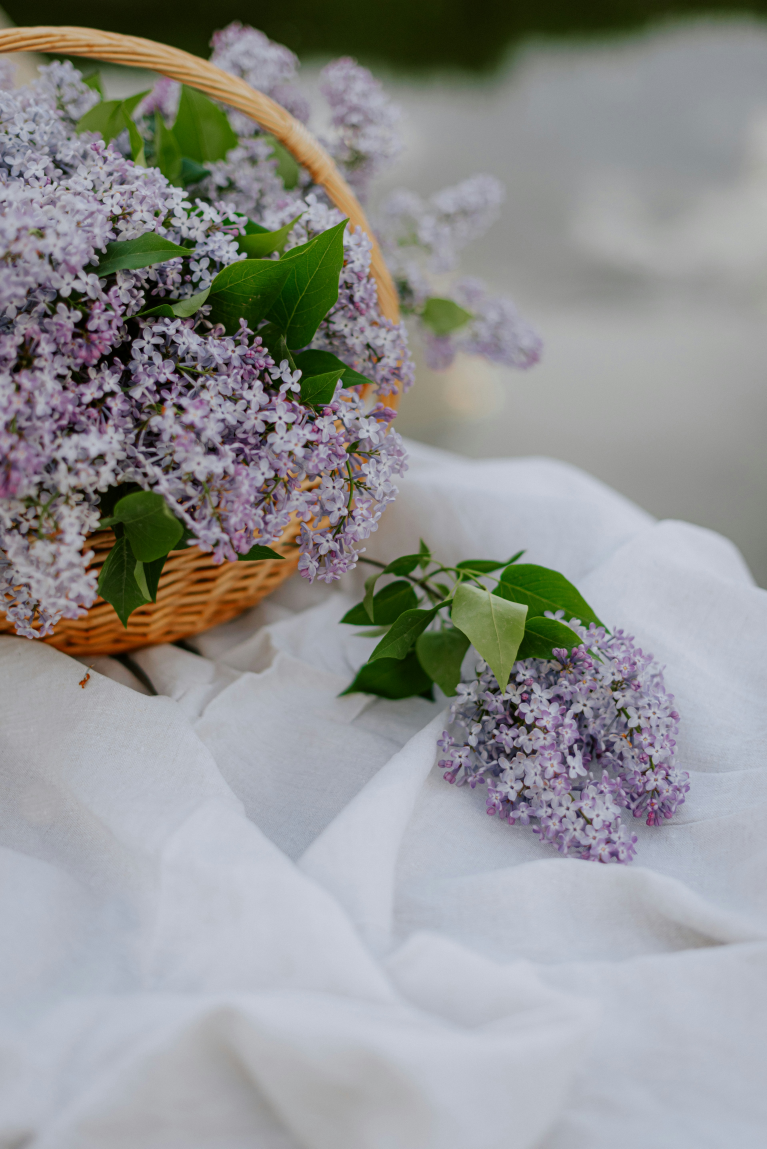
#> input picture imgs/flowers.jpg, 3834 x 5743 px, given in place of imgs, which was not available (shown at 1/5 size)
$ python turing_patterns.py
#> lines starting #> are read from the running program, lines starting #| are printed output that depends on the picture; pictures that were not available may be replaced by others from this repository, and a replacement may not be noted
import cv2 as cv
import numpy as np

# This function just reads image name as input and returns the file path
def read_path_init():
    fpath = input("Enter the image name, \n(Make sure it is in the same folder as this program) \nExample: image.jpeg or image.png: ")
#> the answer given: imgs
    return f'./imgs/{fpath}'


# this function creates our opencv image and resizes it to 600x800
def init_and_resize(fpath):
#> called with fpath = './imgs/imgs'
    img = cv.imread(fpath, 1)
#> img is the input picture: shape (5743, 3834, 3); mean B, G, R 146, 146.7, 145.9
    img = cv.resize(img, (600, 800))
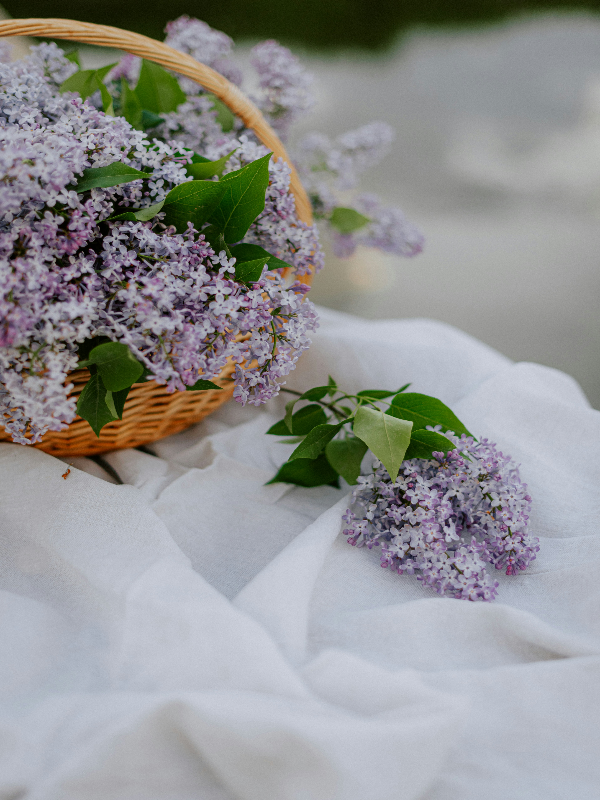
#> img: shape (800, 600, 3); mean B, G, R 145.9, 146.6, 145.8
    return img

# this function shows the image and allows you to press a key to close
def show_img(img, fpath):
    cv.imshow('TuringPatterns', img)
    cv.waitKey(0)
    cv.imwrite(f'{fpath}_turing.jpg', img)
    cv.destroyAllWindows()
    print('Image saved im imgs/')
# this function acts as our 'reaction' or our sharpening function which
# just takes the kernel as a np array and returns the sharpened image
def reaction(img):
    kernel_sharpening = np.array([[-1, -1, -1],
                                  [-1, 9, -1],
                                   [-1, -1, -1]])
    sharpened = cv.filter2D(img, -1, kernel_sharpening)
    return sharpened

# this is our 'diffusion' function or a blurring function which utilizes an
# openCV blur to blur the image
def diffusion(img):
    blurred = cv.stackBlur(img, (9,9))
    return blurred
# this is our in between function which happens in between our diffusion and reaction
# in this case it modifies the brightness and contrast
def in_between(img):
    hsv = cv.cvtColor(img, cv.COLOR_BGR2HSV)
    return hsv
# This is where our turing processing actually happens
# It takes in the image and an integer x,
# and then peforms the diffusion reaction on our image x times
def turing(img, x: int):
    #img = in_between(img)

#> called with x = 100
    for i in range(x):
        # blur and sharpen
        img = reaction(img)
        img = diffusion(img)
#> this loop made 100 passes
#> pass 1, in reaction, `sharpened = cv.filter2D(img, -1, kernel_sharpening)`:
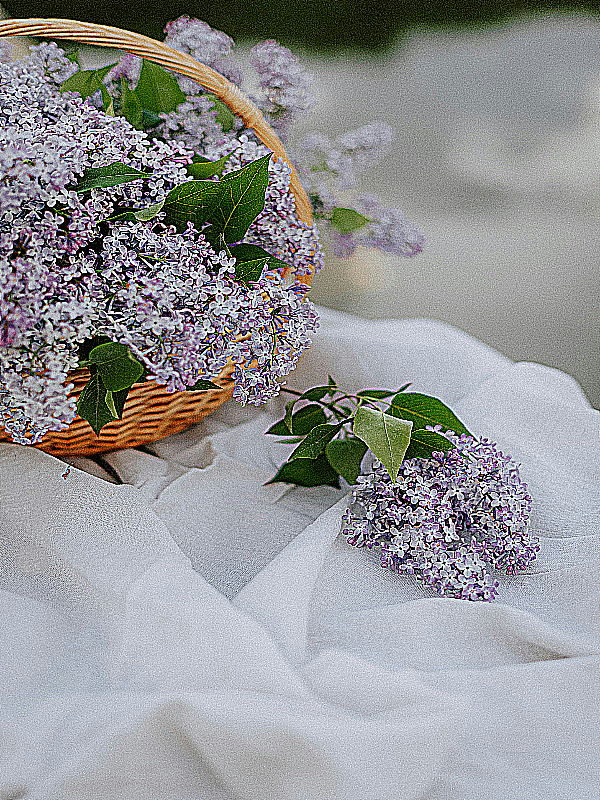
#> sharpened: shape (800, 600, 3); mean B, G, R 149.8, 149.3, 148.7
#> pass 1, in diffusion, `blurred = cv.stackBlur(img, (9,9))`:
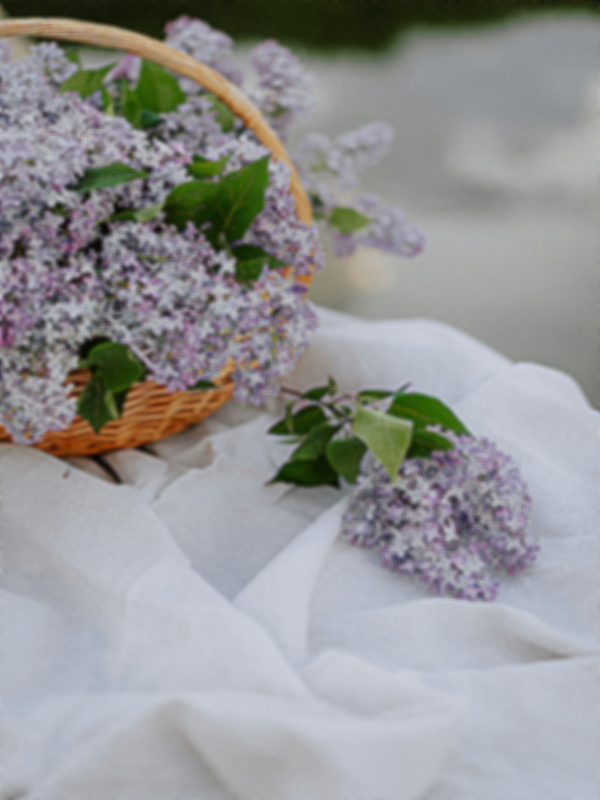
#> blurred: shape (800, 600, 3); mean B, G, R 149.1, 148.5, 147.9
#> pass 2, in reaction (call 2), `sharpened = cv.filter2D(img, -1, kernel_sharpening)`:
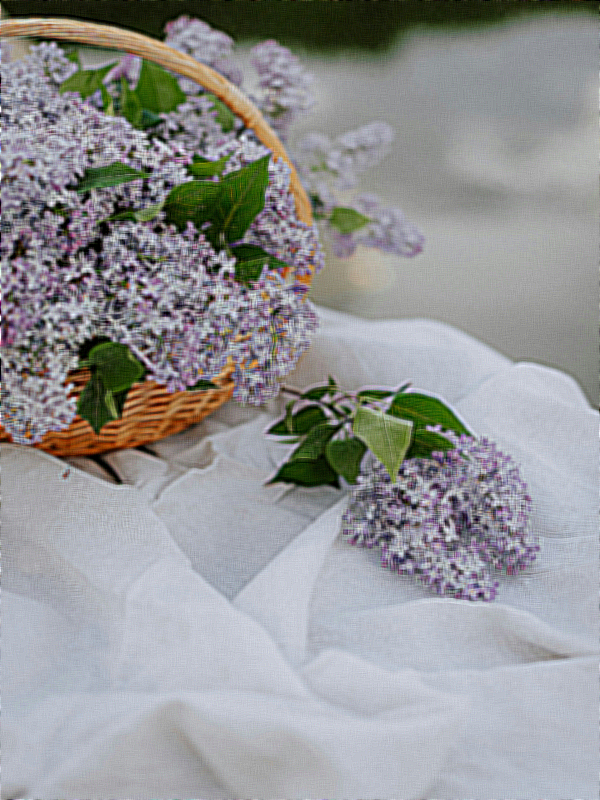
#> sharpened: shape (800, 600, 3); mean B, G, R 149.2, 148.6, 148
#> after the loop:
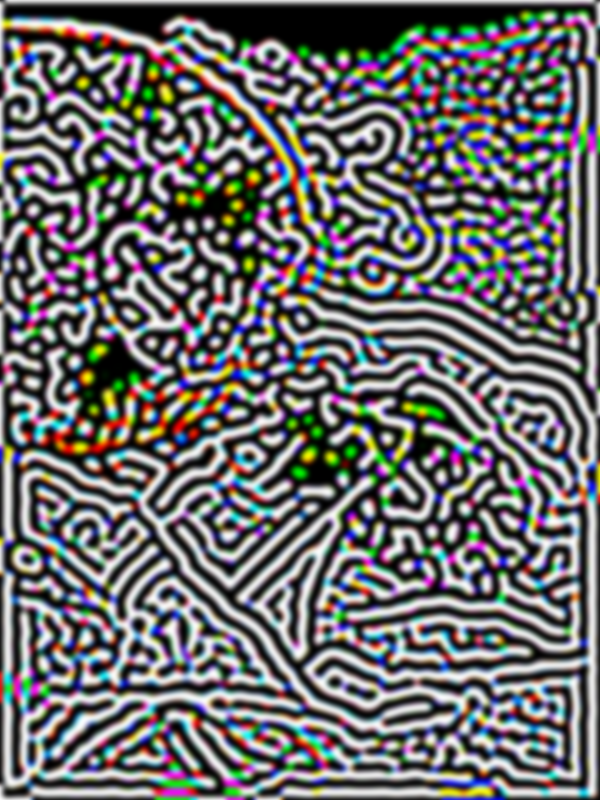
#> img: shape (800, 600, 3); mean B, G, R 109.5, 109.4, 109.2


    # return the image
    return img

if __name__=='__main__':
    # read the image and initialize the path
    image_path = read_path_init()
    # initialize the image
    img = init_and_resize(image_path)
    # create our turing pattern
    t = turing(img, 100)
    # show both images, press any key to close
    show_img(img, image_path)
    show_img(t, image_path)
